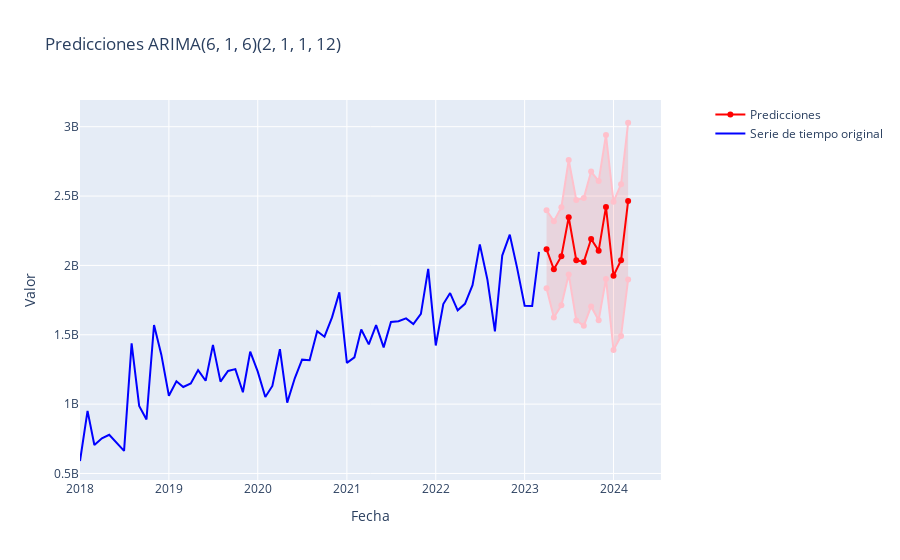

The cell this chart's notebook holds for it:
### Code cell
pred_ARIMA(bd= ventas_cluster, order= (6,1,6), s_order= (2,1,1,12), n_per= 12, alpha= (0.05))
